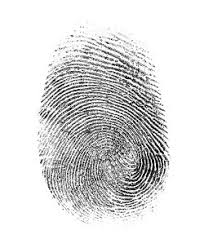
#> input picture OpenCV/pictures/finger.png, 204 x 248 px
$ python adaptiveThresholding.py
#> lines starting #> are read from the running program, lines starting #| are printed output that depends on the picture; after the words box and inside, x2 and y2 are one past the last pixel; in counts of white or black regions, pixels touching at a corner belong together
import cv2 as cv
import numpy as np

pic = cv.imread("pictures/finger.png", 0)
#> pic is the input picture: shape (248, 204); min 0, max 255, mean 220.8
ret, thresh1 = cv.threshold(pic, 120, 255, cv.THRESH_BINARY)
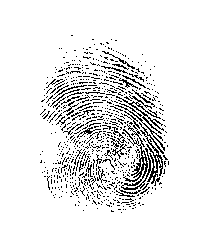
#> thresh1: shape (248, 204); 90.8% white; black in thin lines or dots, all inside (x1, y1, x2, y2) = (40, 35, 169, 213)
#threshold function has to output first is boolean second is finished picture
thresh2 = cv.adaptiveThreshold(pic, 255, cv.ADAPTIVE_THRESH_MEAN_C, cv.THRESH_BINARY, 11, 2)
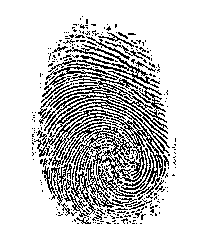
#> thresh2: shape (248, 204); 80.5% white; black in thin lines or dots, all inside (x1, y1, x2, y2) = (32, 16, 176, 224)
thresh3 = cv.adaptiveThreshold(pic, 255, cv.ADAPTIVE_THRESH_GAUSSIAN_C, cv.THRESH_BINARY, 11, 2)
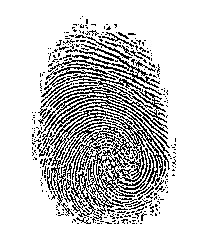
#> thresh3: shape (248, 204); 80.3% white; black in thin lines or dots, all inside (x1, y1, x2, y2) = (32, 16, 176, 224)


cv.imshow("original", pic)
cv.imshow("thresh1", thresh1)
cv.imshow("thresh2", thresh2)
cv.imshow("thresh3", thresh3)


cv.waitKey(0)
cv.destroyAllWindows
